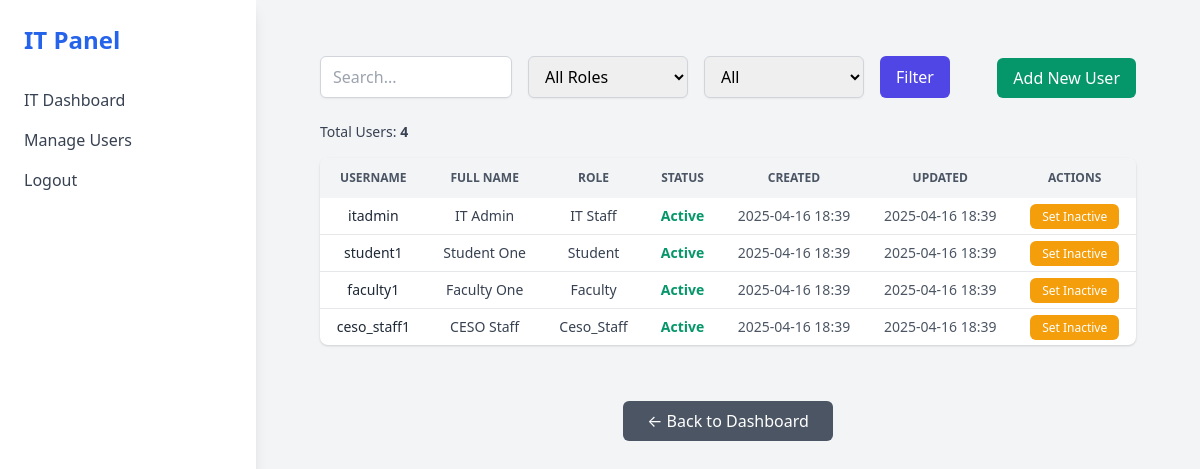
Screenshot of /dashboard/it/manage-users/ with the database file from the repository.
### community_extension/models.py (models this page shows, shortened)
class CustomUser(AbstractUser):
    ROLE_CHOICES = (
        ('student', 'Student'),
        ('faculty', 'Faculty'),
        ('ceso_staff', 'CESO Staff'),
        ('it_staff', 'IT Staff'),
    )
    STATUS_CHOICES = (
        ('active', 'Active'),
        ('inactive', 'Inactive'),
    )
    role = models.CharField(max_length=50, choices=ROLE_CHOICES, default='student')
    status = models.CharField(max_length=10, choices=STATUS_CHOICES, default='active')
    id_number = models.CharField(max_length=50)
    department = models.CharField(max_length=100, blank=True, null=True)
    section = models.CharField(max_length=50, blank=True, null=True)
    course = models.CharField(max_length=100, blank=True, null=True)
    created_at = models.DateTimeField(auto_now_add=True)
    updated_at = models.DateTimeField(auto_now=True)

### community_extension/views.py (the view)
# urls.py: path('dashboard/it/manage-users/', views.manage_users, name='manage_users'),
def manage_users(request):
    search = request.GET.get('search', '')
    role = request.GET.get('role', '')
    status = request.GET.get('status', '')
    users = CustomUser.objects.all()
    if search:
        users = users.filter(username__icontains=search)
    if role:
        users = users.filter(role=role)
    if status:
        users = users.filter(status=status)
    total_users = CustomUser.objects.count()  # All users
    paginator = Paginator(users, 5)  # 10 users per page
    page_number = request.GET.get('page')
    page_obj = paginator.get_page(page_number)
    users = users.order_by('-created_at')
    return render(request, 'dashboard/manage_users.html', {
        'users': page_obj,
        'page_obj': page_obj,
        'total_users': total_users,
    })

### community_extension/templates/dashboard/manage_users.html (shortened to what this page needs)
{% extends "dashboard/it_dashboard_base.html" %}
{% block content %}
<div class="max-w-7xl mx-auto px-4 sm:px-6 lg:px-8 py-6">
    <div class="flex flex-col sm:flex-row sm:items-end sm:justify-between mb-6 gap-4">
        <form method="get" class="flex flex-wrap gap-4">
            <input type="text" name="search" value="{{ request.GET.search }}" placeholder="Search..."
                class="px-3 py-2 border border-gray-300 rounded-md shadow-sm focus:outline-none focus:ring focus:ring-indigo-300 w-48" />
            <select name="role" class="px-3 py-2 border border-gray-300 rounded-md shadow-sm w-40">
                <option value="">All Roles</option>
            </select>
            <select name="status" class="px-3 py-2 border border-gray-300 rounded-md shadow-sm w-40">
                <option value="">All</option>
            </select>
            <button type="submit"
                class="bg-indigo-600 text-white px-4 py-2 rounded-md hover:bg-indigo-700 transition">Filter</button>
        </form>
        <a href="{% url 'add_user' %}" class="bg-green-600 text-white px-4 py-2 rounded-md hover:bg-green-700 transition">
            Add New User
        </a>
    </div>
    <div class="mb-4 text-gray-700 text-sm">
        Total Users: <span class="font-semibold">{{ total_users }}</span>
    </div>
    <div class="bg-white shadow rounded-lg overflow-auto">
        <table class="min-w-full text-sm text-center">
            <thead class="bg-gray-100 text-gray-600 uppercase text-xs">
                <tr>
                    <th class="px-4 py-3">Username</th>
                    <th class="px-4 py-3">Full Name</th>
                    <th class="px-4 py-3">Role</th>
                    <th class="px-4 py-3">Status</th>
                    <th class="px-4 py-3">Created</th>
                    <th class="px-4 py-3">Updated</th>
                    <th class="px-4 py-3">Actions</th>
                </tr>
            </thead>
            <tbody class="divide-y divide-gray-200">
                {% for user in users %}
                <tr class="hover:bg-gray-50">
                    <td class="px-4 py-2 font-medium text-gray-800">{{ user.username }}</td>
                    <td class="px-4 py-2 text-gray-700">
                        {{ user.first_name }} {{ user.middle_name }} {{ user.last_name }}
                    </td>
                    <td class="px-4 py-2 text-gray-700">
                        {% if user.role == "admin" %}CESO Staff
                        {% elif user.role == "it_staff" %}IT Staff
                        {% else %}{{ user.role|title }}
                        {% endif %}
                    </td>
                    <td class="px-4 py-2">
                        {% if user.status == "active" %}
                        <span class="text-green-600 font-semibold">Active</span>
                        {% else %}
                        <span class="text-red-600 font-semibold">Inactive</span>
                        {% endif %}
                    </td>
                    <td class="px-4 py-2 text-gray-600">{{ user.created_at|date:"Y-m-d H:i" }}</td>
                    <td class="px-4 py-2 text-gray-600">{{ user.updated_at|date:"Y-m-d H:i" }}</td>
                    <td class="px-4 py-2">
                        <a href="{% url 'toggle_user_status' user.id %}"
                            class="text-white px-3 py-1 rounded-md text-xs
                            {% if user.status == 'active' %}bg-yellow-500 hover:bg-yellow-600
                            {% else %}bg-green-600 hover:bg-green-700{% endif %}">
                            {% if user.status == 'active' %}Set Inactive{% else %}Set Active{% endif %}
                        </a>
                    </td>
                </tr>
                {% empty %}
                <tr>
                    <td colspan="7" class="px-4 py-4 text-gray-500 text-center">No users found.</td>
                </tr>
                {% endfor %}
            </tbody>
        </table>
    </div>
</div>
<div class="flex justify-center mt-8">
    <a href="{% url 'it_dashboard' %}" class="bg-gray-600 text-white px-6 py-2 rounded-md hover:bg-gray-700 transition">
        ← Back to Dashboard
    </a>
</div>
{% endblock %}

### rows the page displays
CustomUser: username "itadmin", first_name "IT", last_name "Admin", role "IT Staff", status "Active", created_at "2025-04-16 18:39", updated_at "2025-04-16 18:39"
CustomUser: username "student1", first_name "Student", last_name "One", role "Student", status "Active", created_at "2025-04-16 18:39", updated_at "2025-04-16 18:39"
CustomUser: username "faculty1", first_name "Faculty", last_name "One", role "Faculty", status "Active", created_at "2025-04-16 18:39", updated_at "2025-04-16 18:39"
CustomUser: username "ceso_staff1", first_name "CESO", last_name "Staff", role "Ceso_Staff", status "Active", created_at "2025-04-16 18:39", updated_at "2025-04-16 18:39"

### other values shown
{{ total_users }} "4"
